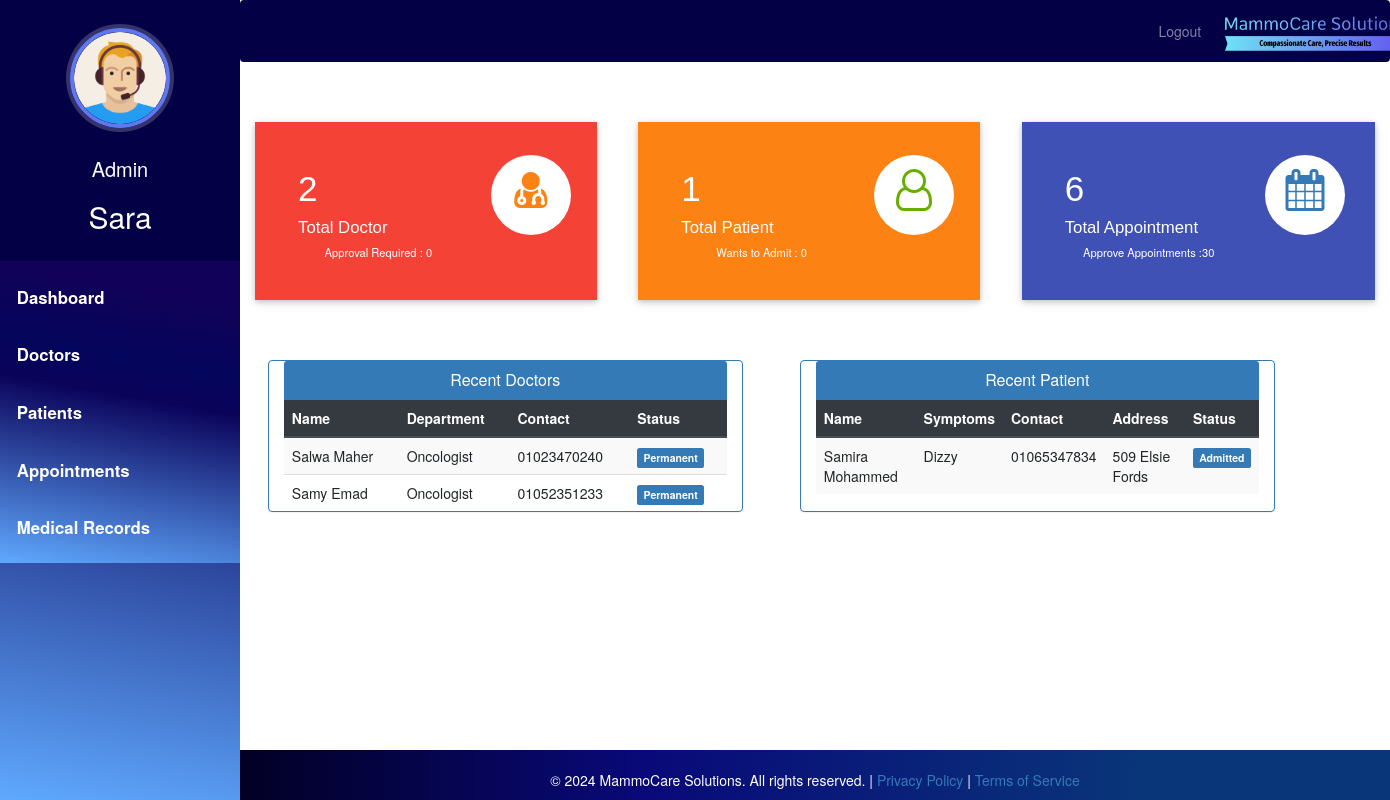
Page /admin-dashboard (signed in) on the committed database.
### hospital/models.py (models this page shows, shortened)
class Doctor(models.Model):
    user=models.OneToOneField(User,on_delete=models.CASCADE)
    profile_pic= models.ImageField(upload_to='profile_pic/DoctorProfilePic/', null=True,blank=True)
    address = models.CharField(max_length=40)
    mobile = models.CharField(max_length=20,null=True)
    department= models.CharField(max_length=50, default='Oncologist')
    status=models.BooleanField(default=False)
    @property
    def get_name(self):
        return self.user.first_name+" "+self.user.last_name

class Patient(models.Model):
    user=models.OneToOneField(User,on_delete=models.CASCADE)
    profile_pic= models.ImageField(upload_to='profile_pic/PatientProfilePic/',null=True,blank=True)
    address = models.CharField(max_length=40)
    mobile = models.CharField(max_length=20,null=False)
    symptoms = models.CharField(max_length=100,null=False)
    assignedDoctorId = models.PositiveIntegerField(null=True)
    admitDate=models.DateField(auto_now=True)
    dob = models.DateField()
    status=models.BooleanField(default=False)
    @property
    def get_name(self):
        return self.user.first_name+" "+self.user.last_name

### hospital/views.py (the view)
# urls.py: path('admin-dashboard', views.admin_dashboard_view,name='admin-dashboard'),
@login_required(login_url='adminlogin')
@user_passes_test(is_admin)
def admin_dashboard_view(request):
    doctors=models.Doctor.objects.all().order_by('-id')
    patients=models.Patient.objects.all().order_by('-id')
    doctorcount=models.Doctor.objects.all().filter(status=True).count()
    pendingdoctorcount=models.Doctor.objects.all().filter(status=False).count()
    patientcount=models.Patient.objects.all().filter(status=True).count()
    pendingpatientcount=models.Patient.objects.all().filter(status=False).count()
    appointmentcount=models.Appointment.objects.all().filter(status=True).count()
    pendingappointmentcount=models.Appointment.objects.all().filter(status=False).count()
    mydict={
    'doctors':doctors,
    'patients':patients,
    'doctorcount':doctorcount,
    'pendingdoctorcount':pendingdoctorcount,
    'patientcount':patientcount,
    'pendingpatientcount':pendingpatientcount,
    'appointmentcount':appointmentcount,
    'pendingappointmentcount':pendingappointmentcount,
    }
    return render(request,'hospital/admin_dashboard.html',context=mydict)

### hospital/views.py (called while the page is built)
def is_admin(user):
    return user.groups.filter(name='ADMIN').exists()

### templates/hospital/admin_dashboard.html
{% extends 'hospital/admin_base.html' %}
{% load static %}
{% block content %}
{%include 'hospital/admin_dashboard_cards.html'%}
<br><br><br>
<div class="container">
  <div class="row">
    <div class="panel panel-primary col-md-5" style="margin-left:2%;">
      <div class="panel-heading" style="text-align:center;">
        <h6 class="panel-title">Recent Doctors</h6>
      </div>
      <table class="table table-hover table-striped" id="dev-table">
        <thead class="thead-dark">
          <tr>
            <th>Name</th>
            <th>Department</th>
            <th>Contact</th>
            <th>Status</th>
          </tr>
        </thead>
        {% for d in doctors %}
        <tr>
          <td> {{d.get_name}}</td>
          <td>{{d.department}}</td>
          <td>{{d.mobile}}</td>
          {%if d.status%}
          <td> <span class="label label-primary">Permanent</span></td>
          {% else %}
          <td> <span class="label label-success">On Hold</span></td>
          {% endif %}
        </tr>
        {% endfor %}
      </table>
    </div>
    <div class="panel panel-primary col-md-5" style="margin-left:5%;">
      <div class="panel-heading" style="text-align:center;">
        <h6 class="panel-title">Recent Patient</h6>
      </div>
      <table class="table table-hover table-striped" id="dev-table">
        <thead class="thead-dark">
          <tr>
            <th>Name</th>
            <th>Symptoms</th>
            <th>Contact</th>
            <th>Address</th>
            <th>Status</th>
          </tr>
        </thead>
        {% for p in patients %}
        <tr>
          <td> {{p.get_name}}</td>
          <td>{{p.symptoms}}</td>
          <td>{{p.mobile}}</td>
          <td>{{p.address}}</td>
          {%if p.status%}
          <td> <span class="label label-primary">Admitted</span></td>
          {% else %}
          <td> <span class="label label-success">On Hold</span></td>
          {% endif %}
        </tr>
        {% endfor %}
      </table>
    </div>
  </div>
</div>
{% endblock content %}

### templates/hospital/admin_base.html (shortened to what this page needs)
<!DOCTYPE html>
{% load static %}
<html lang="en">
<head>
  <link rel="stylesheet" href="https://stackpath.bootstrapcdn.com/bootstrap/4.3.1/css/bootstrap.min.css">
  <link rel="stylesheet" href="https://maxcdn.bootstrapcdn.com/font-awesome/4.7.0/css/font-awesome.min.css">
  <link rel="stylesheet" href="{% static '/style.css' %}">
</head>
<body>
  <nav class="menu" tabindex="0">
    <header class="avatar">
      <div style="display: inline-block;">
        <img src="{% static "images/adminpropic.png" %}" />
        <br><br>
        <h6 style="color: white; font-size: 20px;">Admin</h6>
      </div>
      <h2>{{ request.user.first_name }}</h2>
    </header>
    <ul>
      <li tabindex="0" class="icon-dashboard"> <a style="color:white; text-decoration:none;" href="/admin-dashboard"><span>Dashboard</span></a> </li>
      <li tabindex="0" class="icon-customers"> <a style="color:white; text-decoration:none;" href="/admin-doctor"><span>Doctors</span></a></li>
      <li tabindex="0" class="icon-users"> <a style="color:white; text-decoration:none;" href="/admin-patient"><span>Patients</span></a></li>
      <li tabindex="0" class="icon-calendar"> <a style="color:white; text-decoration:none;" href="/admin-appointment"><span>Appointments</span></a></li>
      <li tabindex="0" class="icon-calendar"> <a style="color:white; text-decoration:none;" href="/admin-medical-records"><span>Medical Records</span></a></li>
    </ul>
  </nav>
  <main>
    <div class="bs-example">
      <nav class="navbar navbar-expand-md navbar-dark fixed-top" style="background:#040046;">
        <div class="navbar-nav" style=" margin-left: 80%;">
          <a href="/index" class="nav-item nav-link">Logout</a>
        </div>
        <a href="/admin-dashboard" class="navbar-brand">
          <img src="{% static 'images/mammocare-logo.jpeg' %}" alt="Logo" height="40" style="margin-top: -7px;">
        </a>
      </nav>
    </div>
    <br><br>
    {% block content %}
    {% endblock content %}
    <br><br><br><br>
    <footer>
      <br>
      <div class="container">
        <div class="row">
          <div class="col-md-12 col-sm-12">
            <div style="color:#ffffff;" class="wow fadeInUp footer-copyright">
              <p>
                &copy; 2024 MammoCare Solutions. All rights reserved. | <a href="/privacy_policy">Privacy Policy</a> | <a href="/terms">Terms of Service</a>
              </p>
            </div>
          </div>
        </div>
      </div>
    </footer>
  </main>
</body>
</html>

### static/style.css (style rules this page uses)
body { padding-left: 240px; }
main { position: relative; height: 100vh; }
.menu { background: #5bc995; height: 100vh; width: 240px; position: fixed; top: 0px; left: 0; z-index: 5; outline: none; }
.menu .avatar { background: rgba(0, 0, 0, 0.1); padding: 2em 0.5em; text-align: center; }
.menu .avatar img { width: 100px; border-radius: 50%; overflow: hidden; border: 4px solid #ffea92; box-shadow: 0 0 0 4px rgba(255, 255, 255, 0.2); }
.menu .avatar h2 { font-weight: normal; margin-bottom: 0; }
.menu ul { list-style: none; padding: 0.5em 0; margin: 0; }
.menu ul li { padding: 0.5em 1em 0.5em 3em; font-size: 0.95em; font-weight: regular; background-repeat: no-repeat; background-position: left 15px center; background-size: auto 20px; transition: all 0.15s linear; cursor: pointer; }
.menu ul li.icon-dashboard { background-image: url("http://www.entypo.com/images//gauge.svg"); }
.menu ul li.icon-customers { background-image: url("http://www.entypo.com/images//briefcase.svg"); }
.menu ul li.icon-users { background-image: url("http://www.entypo.com/images//users.svg"); }
.menu ul li.icon-calendar { background-image: url("http://www.entypo.com/images//calendar.svg"); }

### templates/hospital/admin_base.html (style rules this page uses)
a:link { text-decoration: none; }
a { color: white; }
footer { padding: 0px 0px 0px 0px; background-color: black; margin: 0px; }
p { text-align: center; }
body { padding-left: 240px; }
main { position: relative; height: 100vh; }
.menu { background: #03a9f4; height: 100vh; width: 240px; position: fixed; top: 0px; left: 0; z-index: 5; outline: none; }
.menu .avatar { background: rgba(0, 0, 0, 0.1); padding: 2em 0.5em; text-align: center; }
.menu .avatar img { width: 100px; border-radius: 50%; overflow: hidden; border: 4px solid #ffea92; box-shadow: 0 0 0 4px rgba(255, 255, 255, 0.2); }
.menu .avatar h2 { font-weight: normal; margin-bottom: 0; }
.menu ul { list-style: none; padding: 0.5em 0; margin: 0; }
.menu ul li { padding: 0.5em 1em 0.5em 3em; font-size: 0.95em; font-weight: regular; background-repeat: no-repeat; background-position: left 15px center; background-size: auto 20px; transition: all 0.15s linear; cursor: pointer; }
.menu ul li.icon-dashboard { background-image: url("http://www.entypo.com/images//gauge.svg"); }
.menu ul li.icon-customers { background-image: url("http://www.entypo.com/images//briefcase.svg"); }
.menu ul li.icon-users { background-image: url("http://www.entypo.com/images//users.svg"); }
.menu ul li.icon-calendar { background-image: url("http://www.entypo.com/images//calendar.svg"); }
body { padding-left: 240px; margin-top: 50px; }
.menu { background: rgb(2,0,36); background: linear-gradient(10deg, rgba(2,0,36,1) 0%, rgba(95,169,255,1) 0%, rgba(11,3,90,1) 55%, rgba(4,5,92,1) 66%, rgba(18,1,88,0.9568160027682948) 87%); height: 100vh; width: 240px; position: fixed; top: 0px; left: 0; z-index: 5; outline: none; transition: left 0.3s; }
.menu .avatar { background: #040046; padding: 2em 0.5em; text-align: center; }
.menu .avatar img { width: 100px; height: 100px; border-radius: 50%; overflow: hidden; border: 4px solid #5f77f0; box-shadow: 0 0 0 4px rgba(255, 255, 255, 0.2); }
.menu .avatar h2 { font-weight: normal; margin-bottom: 0; color: #fff; margin-top: 10px; }
.menu ul { list-style: none; padding: 0.5em 0; margin: 0; background: rgb(2,0,36); background: linear-gradient(10deg, rgba(2,0,36,1) 0%, rgba(95,169,255,1) 0%, rgba(11,3,90,1) 55%, rgba(4,5,92,1) 66%, rgba(18,1,88,0.9568160027682948) 87%); }
.menu ul li { padding: 1em; font-size: 1.2em; font-weight: bold; transition: background-color 0.3s ease; }
.menu ul li a { color: #fff; text-decoration: none; }
footer { padding: 0px 0px 0px 0px; background: rgb(2, 0, 36); background: linear-gradient(90deg, rgba(2, 0, 36, 1) 0%, rgba(9, 9, 121, 1) 35%, rgba(9, 53, 121, 1) 78%); margin: 0px; position: fixed; bottom: 0; width: 100%; height: 50px; text-align: center; }

### templates/hospital/admin_dashboard_cards.html (style rules this page uses)
footer { padding: 0px 0px 0px 0px; background: rgb(2, 0, 36); background: linear-gradient(90deg, rgba(2, 0, 36, 1) 0%, rgba(9, 9, 121, 1) 35%, rgba(9, 53, 121, 1) 78%); margin: 0px; position: absolute; bottom: 0; width: 100%; height: 50px; }

### rows in the picture
Doctor: get_name "Salwa Maher", department "Oncologist", mobile "01023470240", status "Permanent"
Doctor: get_name "Samy Emad", department "Oncologist", mobile "01052351233", status "Permanent"
Patient: get_name "Samira Mohammed", symptoms "Dizzy", mobile "01065347834", address "509 Elsie Fords", status "Admitted"

### other values in the picture
{{ request.user.first_name }} "Sara"
{{ doctorcount }} "2"
{{ pendingdoctorcount }} "0"
{{ patientcount }} "1"
{{ pendingpatientcount }} "0"
{{ appointmentcount }} "6"
{{ pendingappointmentcount }} "30"
